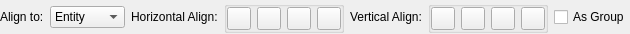
<?xml version="1.0" encoding="UTF-8"?>
<ui version="4.0">
 <class>LC_ModifyAlignOptions</class>
 <widget class="QWidget" name="LC_ModifyAlignOptions">
  <property name="geometry">
   <rect>
    <x>0</x>
    <y>0</y>
    <width>607</width>
    <height>26</height>
   </rect>
  </property>
  <property name="windowTitle">
   <string>Form</string>
  </property>
  <layout class="QGridLayout" name="gridLayout">
   <property name="leftMargin">
    <number>0</number>
   </property>
   <property name="topMargin">
    <number>1</number>
   </property>
   <property name="rightMargin">
    <number>0</number>
   </property>
   <property name="bottomMargin">
    <number>1</number>
   </property>
   <item row="2" column="3">
    <widget class="QGroupBox" name="groupBox">
     <property name="title">
      <string/>
     </property>
     <property name="flat">
      <bool>false</bool>
     </property>
     <layout class="QGridLayout" name="gridLayout_2">
      <property name="leftMargin">
       <number>0</number>
      </property>
      <property name="topMargin">
       <number>0</number>
      </property>
      <property name="rightMargin">
       <number>0</number>
      </property>
      <property name="bottomMargin">
       <number>0</number>
      </property>
      <item row="0" column="0">
       <widget class="QToolButton" name="tbHAlignNone">
        <property name="toolTip">
         <string>No change of horizontal position</string>
        </property>
        <property name="text">
         <string/>
        </property>
        <property name="icon">
         <iconset resource="../../../../res/icons/icons.qrc">
          <normaloff>:/icons/no_align.svg</normaloff>:/icons/no_align.svg</iconset>
        </property>
        <property name="checkable">
         <bool>true</bool>
        </property>
        <property name="autoExclusive">
         <bool>true</bool>
        </property>
       </widget>
      </item>
      <item row="0" column="1">
       <widget class="QToolButton" name="tbHAlignLeft">
        <property name="toolTip">
         <string>Align left edges</string>
        </property>
        <property name="text">
         <string/>
        </property>
        <property name="icon">
         <iconset resource="../../../../res/icons/icons.qrc">
          <normaloff>:/icons/halign_left.svg</normaloff>:/icons/halign_left.svg</iconset>
        </property>
        <property name="checkable">
         <bool>true</bool>
        </property>
        <property name="autoExclusive">
         <bool>true</bool>
        </property>
       </widget>
      </item>
      <item row="0" column="2">
       <widget class="QToolButton" name="tbHalignMiddle">
        <property name="toolTip">
         <string>Center entities horizontally</string>
        </property>
        <property name="text">
         <string/>
        </property>
        <property name="icon">
         <iconset resource="../../../../res/icons/icons.qrc">
          <normaloff>:/icons/halign_middle.svg</normaloff>:/icons/halign_middle.svg</iconset>
        </property>
        <property name="checkable">
         <bool>true</bool>
        </property>
        <property name="autoExclusive">
         <bool>true</bool>
        </property>
       </widget>
      </item>
      <item row="0" column="3">
       <widget class="QToolButton" name="tbHalignRight">
        <property name="toolTip">
         <string>Align right edges</string>
        </property>
        <property name="text">
         <string/>
        </property>
        <property name="icon">
         <iconset resource="../../../../res/icons/icons.qrc">
          <normaloff>:/icons/halign_right.svg</normaloff>:/icons/halign_right.svg</iconset>
        </property>
        <property name="checkable">
         <bool>true</bool>
        </property>
        <property name="autoExclusive">
         <bool>true</bool>
        </property>
       </widget>
      </item>
     </layout>
    </widget>
   </item>
   <item row="2" column="2">
    <widget class="QLabel" name="label_2">
     <property name="text">
      <string>Horizontal Align:</string>
     </property>
    </widget>
   </item>
   <item row="2" column="5">
    <widget class="QLabel" name="label">
     <property name="text">
      <string>Vertical Align:</string>
     </property>
    </widget>
   </item>
   <item row="2" column="1">
    <widget class="QComboBox" name="cbAlignTo">
     <property name="toolTip">
      <string>Defines the way of selected entities alignment.</string>
     </property>
     <item>
      <property name="text">
       <string>Entity</string>
      </property>
     </item>
     <item>
      <property name="text">
       <string>Position</string>
      </property>
     </item>
     <item>
      <property name="text">
       <string>Drawing</string>
      </property>
     </item>
    </widget>
   </item>
   <item row="2" column="7">
    <widget class="QCheckBox" name="cbAsGroup">
     <property name="toolTip">
      <string>If selected, relative positions of entities within selection will be unchanged. Otherwise, each entity will be positioned individually.</string>
     </property>
     <property name="text">
      <string>As Group</string>
     </property>
    </widget>
   </item>
   <item row="2" column="0">
    <widget class="QLabel" name="label_3">
     <property name="text">
      <string>Align to:</string>
     </property>
    </widget>
   </item>
   <item row="2" column="6">
    <widget class="QGroupBox" name="groupBox_2">
     <property name="title">
      <string/>
     </property>
     <property name="flat">
      <bool>true</bool>
     </property>
     <layout class="QGridLayout" name="gridLayout_3">
      <property name="leftMargin">
       <number>0</number>
      </property>
      <property name="topMargin">
       <number>0</number>
      </property>
      <property name="rightMargin">
       <number>0</number>
      </property>
      <property name="bottomMargin">
       <number>0</number>
      </property>
      <item row="0" column="2">
       <widget class="QToolButton" name="tbVAlignTop">
        <property name="toolTip">
         <string>Align top edges</string>
        </property>
        <property name="text">
         <string/>
        </property>
        <property name="icon">
         <iconset resource="../../../../res/icons/icons.qrc">
          <normaloff>:/icons/valign_top.svg</normaloff>:/icons/valign_top.svg</iconset>
        </property>
        <property name="checkable">
         <bool>true</bool>
        </property>
        <property name="autoExclusive">
         <bool>true</bool>
        </property>
       </widget>
      </item>
      <item row="0" column="3">
       <widget class="QToolButton" name="tbVAlignMiddle">
        <property name="toolTip">
         <string>Center entities vertically</string>
        </property>
        <property name="text">
         <string/>
        </property>
        <property name="icon">
         <iconset resource="../../../../res/icons/icons.qrc">
          <normaloff>:/icons/valign_middle.svg</normaloff>:/icons/valign_middle.svg</iconset>
        </property>
        <property name="checkable">
         <bool>true</bool>
        </property>
        <property name="autoExclusive">
         <bool>true</bool>
        </property>
       </widget>
      </item>
      <item row="0" column="4">
       <widget class="QToolButton" name="tbVAlignBottom">
        <property name="toolTip">
         <string>Align bottom edges</string>
        </property>
        <property name="text">
         <string/>
        </property>
        <property name="icon">
         <iconset resource="../../../../res/icons/icons.qrc">
          <normaloff>:/icons/valign_bottom.svg</normaloff>:/icons/valign_bottom.svg</iconset>
        </property>
        <property name="checkable">
         <bool>true</bool>
        </property>
        <property name="autoExclusive">
         <bool>true</bool>
        </property>
       </widget>
      </item>
      <item row="0" column="1">
       <widget class="QToolButton" name="tbValignNone">
        <property name="toolTip">
         <string>No vertical alignment</string>
        </property>
        <property name="text">
         <string/>
        </property>
        <property name="icon">
         <iconset resource="../../../../res/icons/icons.qrc">
          <normaloff>:/icons/no_align.svg</normaloff>:/icons/no_align.svg</iconset>
        </property>
        <property name="checkable">
         <bool>true</bool>
        </property>
        <property name="autoExclusive">
         <bool>true</bool>
        </property>
       </widget>
      </item>
     </layout>
    </widget>
   </item>
  </layout>
 </widget>
 <resources>
  <include location="../../../../res/icons/icons.qrc"/>
  <include location="../../../../res/icons/icons.qrc"/>
 </resources>
 <connections/>
</ui>
